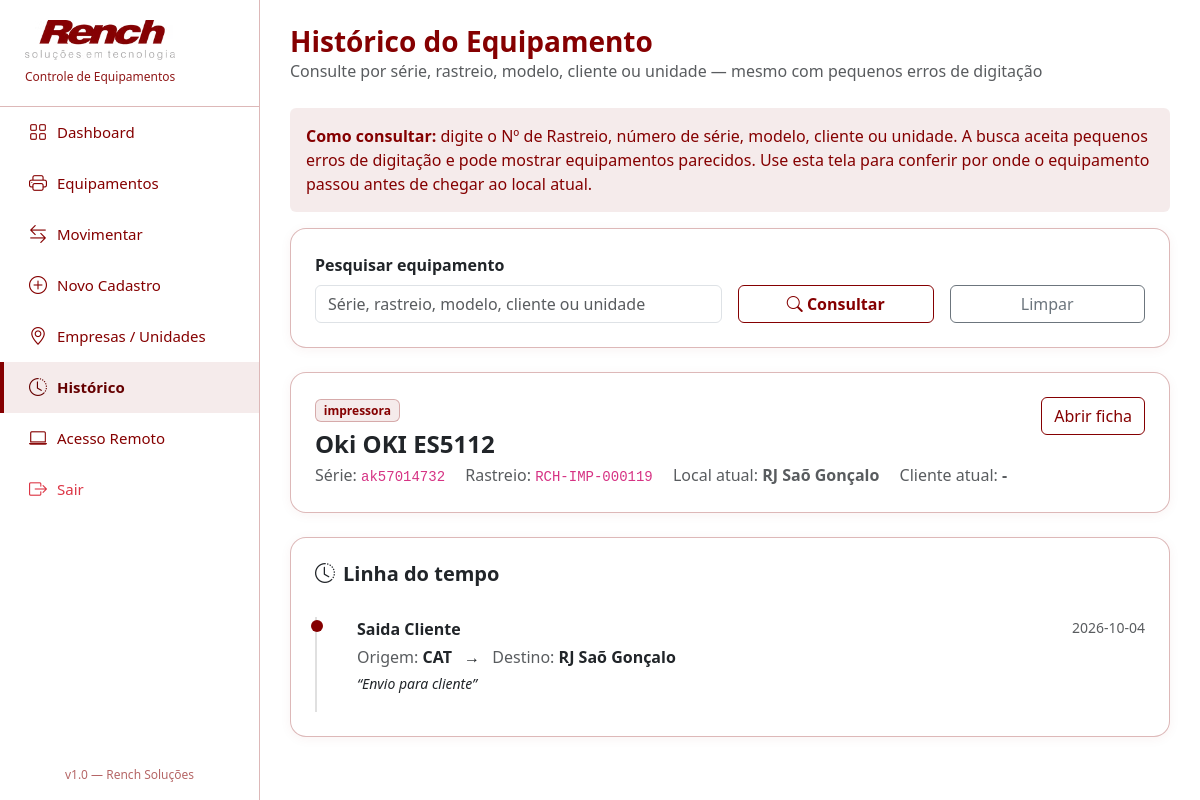
Before: /historico?equipamento_id=630 (signed in) with the older database file.
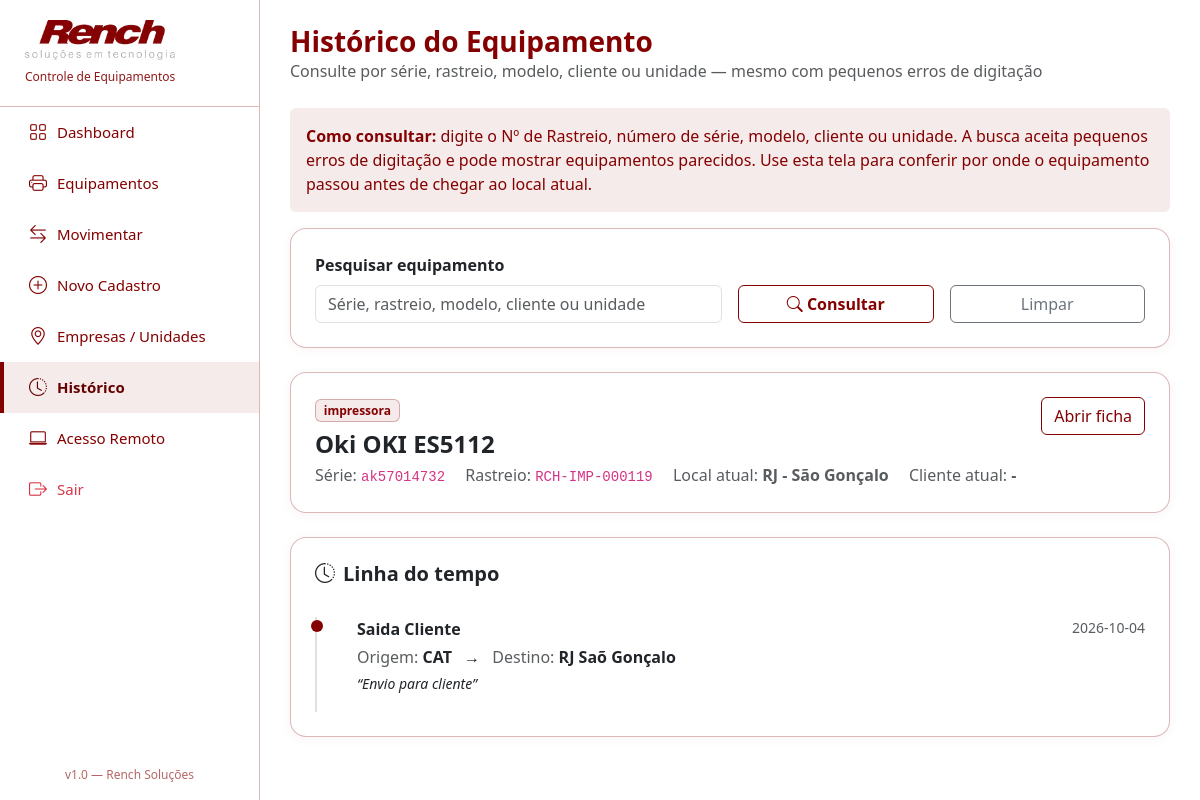
After: the same page with the newer database file.
### tables this page shows
CREATE TABLE equipamentos (
            id INTEGER PRIMARY KEY AUTOINCREMENT,
            codigo TEXT,
            tipo_equipamento TEXT NOT NULL CHECK(tipo_equipamento IN ('impressora','desktop','notebook','servidor','monitor','periferico')),
            fabricante TEXT,
            modelo TEXT NOT NULL,
            numero_serie TEXT,
            patrimonio TEXT,
            
            -- Campos especificos IMPRESSORA
            funcao TEXT CHECK(funcao IN ('impressora','multifuncional')),
            tipo_impressao TEXT CHECK(tipo_impressao IN ('laser','jato_de_tinta','etiqueta','termica')),
            tamanho_papel TEXT CHECK(tamanho_papel IN ('A3','A4','etiqueta','cupom')),
            funcionalidades TEXT,
            contador_mono INTEGER DEFAULT 0,
            contador_color INTEGER DEFAULT 0,
            
            -- Campos especificos COMPUTADOR/SERVIDOR
            processador_modelo TEXT,
            processador_geracao TEXT,
            processador_velocidade TEXT,
            memoria_capacidade TEXT,
            memoria_tipo TEXT,
            memoria_barramento TEXT,
            memoria_velocidade TEXT,
            armazenamento_1_capacidade TEXT,
            armazenamento_1_tipo TEXT,
            armazenamento_2_capacidade TEXT,
            armazenamento_2_tipo TEXT,
            armazenamento_3_capacidade TEXT,
            armazenamento_3_tipo TEXT,
            
            -- Campos comuns
            status TEXT DEFAULT 'ativo' CHECK(status IN ('ativo','inativo')),
            local_atual_id INTEGER,
            local_atual_nome TEXT,
            cliente_atual TEXT,
            observacoes TEXT,
            data_cadastro TIMESTAMP DEFAULT CURRENT_TIMESTAMP,
            ativo INTEGER DEFAULT 1, unidade_id INTEGER REFERENCES unidades(id),
            FOREIGN KEY (local_atual_id) REFERENCES locais(id)
        );

### app.py (the view, shortened to what this page needs)
@app.route('/historico')
@login_required
def historico():
    db = get_db()
    cur = db.cursor()
    equip_id = request.args.get('equipamento_id')
    serie = request.args.get('serie')
    equip = None
    movimentacoes = []
    sugestoes = []
    if equip_id:
        cur.execute("SELECT * FROM equipamentos WHERE id=?", (equip_id,))
        equip = cur.fetchone()
        if equip:
            cur.execute("""
                SELECT m.*, e.modelo, e.numero_serie
                FROM movimentacoes m
                JOIN equipamentos e ON m.equipamento_id = e.id
                WHERE m.equipamento_id = ?
                ORDER BY m.data_movimentacao DESC
            """, (equip_id,))
            movimentacoes = cur.fetchall()
    return render_template('historico.html', equip=equip, movimentacoes=movimentacoes, serie=serie, sugestoes=sugestoes)

### app.py (called while the page is built)
def get_db():
    db = getattr(g, '_database', None)
    if db is None:
        db = g._database = sqlite3.connect(DATABASE)
        db.row_factory = sqlite3.Row
    return db

@app.teardown_appcontext
def close_connection(exception):
    db = getattr(g, '_database', None)
    if db is not None:
        db.close()

def login_required(f):
    @wraps(f)
    def decorated_function(*args, **kwargs):
        if not session.get('logado'):
            return redirect(url_for('login'))
        return f(*args, **kwargs)
    return decorated_function

### templates/historico.html (shortened to what this page needs)
{% extends "base.html" %}
{% block content %}
<div class="page-header">
  <div>
    <h1>Histórico do Equipamento</h1>
    <p class="text-muted mb-0">Consulte por série, rastreio, modelo, cliente ou unidade — mesmo com pequenos erros de digitação</p>
  </div>
</div>
<div class="alert alert-info border-0" style="background:var(--primary-light);color:var(--primary);">
  <strong>Como consultar:</strong>
  digite o Nº de Rastreio, número de série, modelo, cliente ou unidade.
  A busca aceita pequenos erros de digitação e pode mostrar equipamentos parecidos.
  Use esta tela para conferir por onde o equipamento passou antes de chegar ao local atual.
</div>
<div class="card card-dashboard p-4 mb-4">
  <form method="GET" action="{{url_for('historico')}}" class="row g-3 align-items-end">
    <div class="col-md-6">
      <label class="form-label fw-bold">Pesquisar equipamento</label>
      <input name="serie" class="form-control" value="{{serie or ''}}" placeholder="Série, rastreio, modelo, cliente ou unidade">
    </div>
    <div class="col-md-3">
      <button class="btn btn-rench-primary w-100"><i class="bi bi-search"></i> Consultar</button>
    </div>
    <div class="col-md-3">
      <a href="{{url_for('historico')}}" class="btn btn-outline-secondary w-100">Limpar</a>
    </div>
  </form>
</div>
{% if equip %}
  <div class="card card-dashboard p-4 mb-4">
    <div class="d-flex justify-content-between align-items-start">
      <div>
        <span class="badge badge-{{equip.tipo_equipamento}}">{{equip.tipo_equipamento}}</span>
        <h4 class="fw-bold mt-2 mb-1">{{equip.fabricante or '-'}} {{equip.modelo}}</h4>
        <p class="text-muted mb-0">
          Série: <code>{{equip.numero_serie or '-'}}</code>
          <span class="ms-3">Rastreio: <code>{{equip.codigo or '-'}}</code></span>
          <span class="ms-3">Local atual: <strong>{{equip.local_atual_nome or '-'}}</strong></span>
          <span class="ms-3">Cliente atual: <strong>{{equip.cliente_atual or '-'}}</strong></span>
        </p>
      </div>
      <a href="{{url_for('detalhe_equipamento', equip_id=equip.id)}}" class="btn btn-outline-primary">Abrir ficha</a>
    </div>
  </div>
  <div class="card card-dashboard p-4">
    <h5 class="fw-bold mb-3"><i class="bi bi-clock-history me-2"></i>Linha do tempo</h5>
    {% if movimentacoes %}
      <div class="timeline">
        {% for m in movimentacoes %}
        <div class="timeline-item">
          <div class="d-flex justify-content-between">
            <p class="fw-bold mb-1">{{m.tipo_movimento.replace('_',' ')|title}}</p>
            <small class="text-muted">{{m.data_movimentacao}}</small>
          </div>
          <p class="mb-1">
            <span class="text-muted">Origem:</span> <strong>{{m.origem_local or '-'}}</strong>
            <span class="mx-2">→</span>
            <span class="text-muted">Destino:</span> <strong>{{m.destino_local}}</strong>
          </p>
          {% if m.observacoes %}<p class="small fst-italic mb-0">“{{m.observacoes}}”</p>{% endif %}
        </div>
        {% endfor %}
      </div>
    {% else %}
      <p class="text-muted mb-0">Este equipamento ainda não tem movimentações registradas.</p>
    {% endif %}
  </div>
{% else %}
  <div class="alert alert-info">
    Informe uma série, rastreio, modelo, cliente ou unidade para consultar o histórico.
  </div>
{% endif %}
{% endblock %}

Changed rows visible on the page:
changed equipamentos "Oki": local_atual_nome "RJ Saõ Gonçalo" → "RJ - São Gonçalo"
